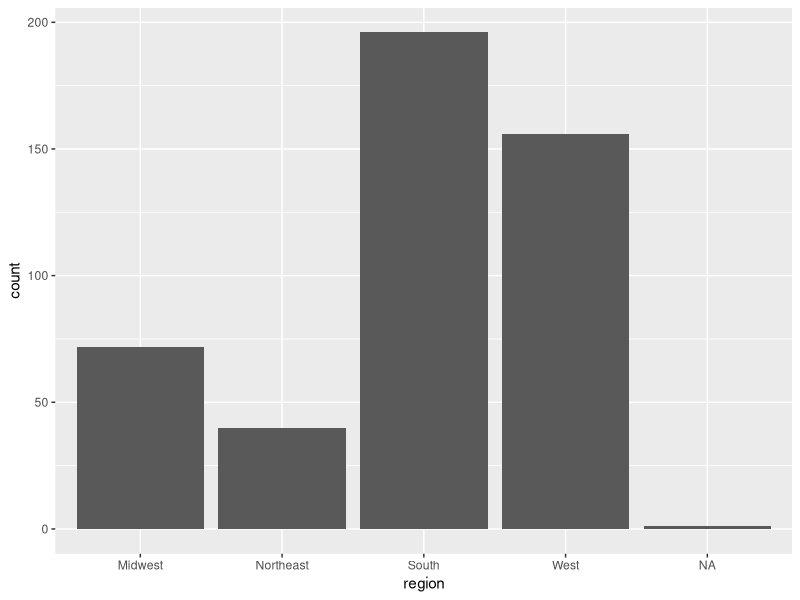
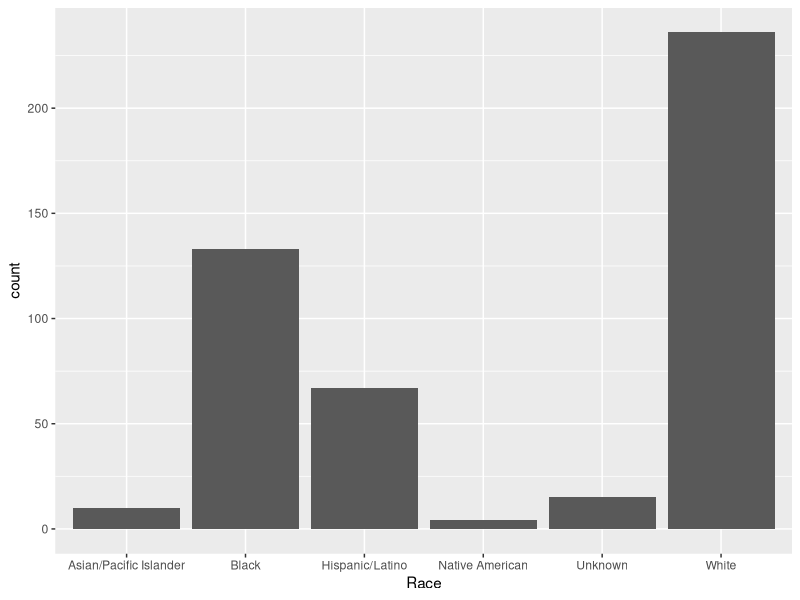
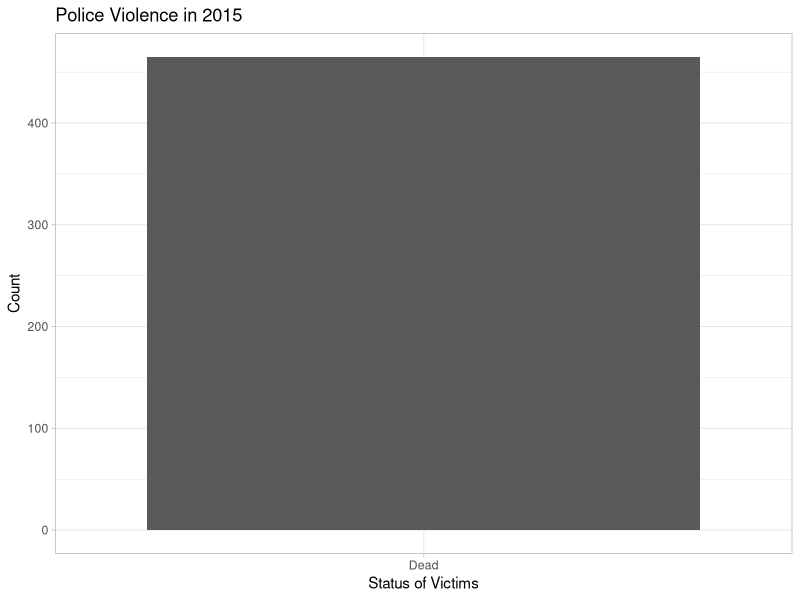
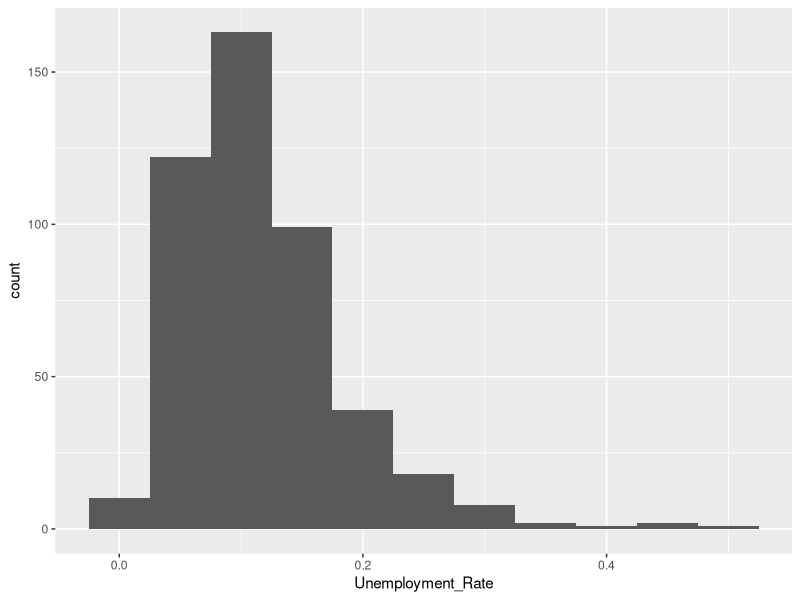

Generate these figures, in order, with R:
## ---- chunk 1
knitr::opts_chunk$set(echo = TRUE)
library(tidyverse)

# Import Data Below
PoliceKillings<-read_csv("PKcleanP2.csv")
## ---- chunk 2
populations<-read_csv("StatePops.csv")


regions<-PoliceKillings %>%
  group_by(region)
## ---- chunk 3

ggplot(regions) +
  geom_bar(aes(x=region))
## ---- chunk 4
Races <- PoliceKillings %>% 
  group_by(Race)

ggplot(Races) +
  geom_bar(aes(x=Race))
## ---- chunk 5
Ages <- PoliceKillings %>% 
  mutate(Age = as.factor(Age)) %>%
  group_by(Age)
str(Ages)
levels(Ages$Age)
## ---- chunk 6
Ages1 <- Ages %>%
  mutate(Age_Bin=fct_collapse(Age,
                           Teenager = levels(Age)[c(1:4)],
                           Twenties = levels(Age)[c(5:14)],
                           Thirties = levels(Age)[c(15:25)],
                           Forties = levels(Age)[c(26:34)],
                           Fifties = levels(Age)[c(35:44)],
                           Sixties = levels(Age)[c(45:52)],
                           Seventies =  levels(Age)[c(53:58)],
                           Eighties = levels(Age)[c(59:60)],
                           Unknown = levels(Age)[c(61)]
                           )) %>%
           group_by(Age_Bin) %>%
           summarize(n=n()) %>%
           ungroup() %>%
           mutate(prop=n/sum(n))
## ---- chunk 7
#
## ---- chunk 8
PD = 
  PoliceKillings %>% 
  mutate( 
    killed = ifelse("age">16, 1, 0), 
    killed = factor(killed, levels=c("0","1"), labels = c("Alive","Dead")))
  
ggplot(PD) + 
  geom_bar(mapping = aes(killed)) + 
  theme_light() + 
  ggtitle("Police Violence in 2015") + xlab("Status of Victims") + ylab("Count")
## ---- chunk 9
#
## ---- chunk 10
#
## ---- chunk 11
#
## ---- chunk 12
install.packages("Hmisc")
library(Hmisc)
URranges1=cut2(PoliceKillings$Unemployment_Rate,c(0.02,0.04,0.06,0.08,0.1,0.12,0.14,0.16,0.18,0.2,0.22,0.24,0.26,0.28,0.3,0.32,0.34,0.36,0.38,0.4)) 
summary(URranges1) #splitting up unemployment into ranges and then finding the count for each bin

ggplot(PoliceKillings,aes(Unemployment_Rate))+geom_histogram(bins=10,binwidth=0.05) #histogram of unemployment values

## ---- chunk 13
#
## ---- chunk 14
#
## ---- chunk 15
#
